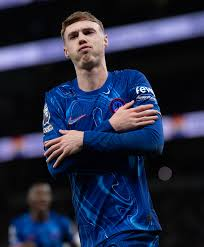
#> input picture Pertemuan 13/Segmentasi Citra dan Teknik Segmentasi lanjutan/cp10.jpeg, 204 x 247 px
$ python Segmentasi-Thresholding-Global.py
#> lines starting #> are read from the running program, lines starting #| are printed output that depends on the picture; after the words box and inside, x2 and y2 are one past the last pixel; in counts of white or black regions, pixels touching at a corner belong together
import cv2
import numpy as np

# Baca citra dalam grayscale
image = cv2.imread('cp10.jpeg', cv2.IMREAD_GRAYSCALE)
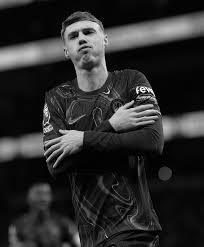
#> image: shape (247, 204); min 0, max 255, mean 43.9

# Terapkan thresholding global
ret, thresh = cv2.threshold (image, 127, 255, cv2.THRESH_BINARY)
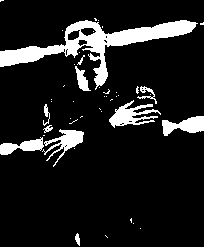
#> thresh: shape (247, 204); 11.7% white; 45 white regions (34 under 20 px), largest, box (x1, y1, x2, y2) and area: (0, 20, 198, 90) 3283, (109, 100, 161, 128) 625, (42, 129, 84, 167) 524

# Tampilkan hasil segmentasi
cv2.imshow('Thresholded Image', thresh)
cv2.waitKey(0)
cv2.destroyAllWindows()
